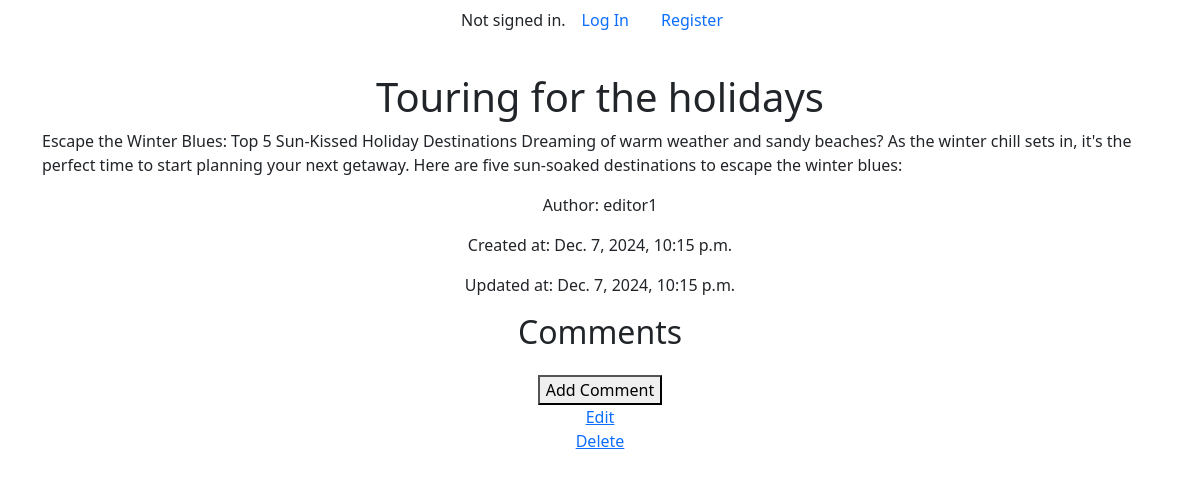
The app's page /article/1/ with its own data.
### news/models.py (models this page shows)
class Article(models.Model):
    title = models.CharField(max_length=200)
    content = models.TextField()
    author = models.ForeignKey(User, on_delete=models.CASCADE)
    image_url = models.URLField(max_length=200, blank=True)
    created_at = models.DateTimeField(auto_now_add=True)
    updated_at = models.DateTimeField(auto_now=True)

class User(AbstractUser):
    is_editor = models.BooleanField(default=False)
    is_reader = models.BooleanField(default=True)
    groups = models.ManyToManyField(
        Group,
        related_name='news_user_set',  # Add this line
        blank=True,
        help_text='The groups this user belongs to.',
        verbose_name='groups',
    )
    user_permissions = models.ManyToManyField(
        Permission,
        related_name='news_user_permissions_set',  # Add this line
        blank=True,
        help_text='Specific permissions for this user.',
        verbose_name='user permissions',
    )

### news/views.py (the view)
# urls.py: path('article/<int:id>/', views.article_detail, name='article_detail'),
def article_detail(request, id):
    article = get_object_or_404(Article, id=id)
    comments = article.comments.all()
    return render(request, 'news/article_detail.html', {'article': article, 'comments': comments})

### news/templates/news/article_detail.html (shortened to what this page needs)
{% extends "news/layout.html" %}
{% load static %}
{% block body %}
    <h1>{{ article.title }}</h1>
    <p>{{ article.content }}</p>
    <p>Author: {{ article.author.username }}</p>
    <p>Created at: {{ article.created_at }}</p>
    <p>Updated at: {{ article.updated_at }}</p>
    <h2>Comments</h2>
    <form method="post" action="{% url 'news:comment_create' %}">
        <button type="submit">Add Comment</button>
    </form>
    <a href="{% url 'news:article_edit' article.id %}">Edit</a>
    <a href="{% url 'news:article_delete' article.id %}">Delete</a>
{% endblock %}

### records on screen
Article: title "Touring for the holidays", content "Escape the Winter Blues: Top 5 Sun-Kissed Holiday Destinations Dreaming of warm weather and sandy beaches? As the winter chill sets in, it's the perfect time to start planning your next getaway. Here are five sun-soaked destinations to escape the winter blues:", author.username "editor1", created_at "Dec. 7, 2024, 10:15 p.m.", updated_at "Dec. 7, 2024, 10:15 p.m."
